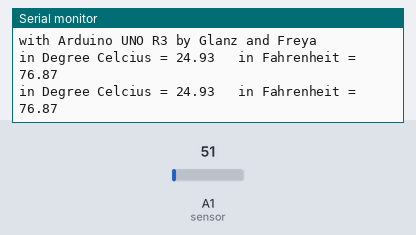
Recording of a sketch running on a simulated Arduino Uno, built with avr-gcc and run on an emulated ATmega328P. Shown: the last lines printed to the serial monitor. Inputs (shaded band) come from the test bench; at power-on: A1 (sensor) = 51.

Above: at 4.1 s.
4.2 s: A1 (sensor) set to 61
At 7.3 s:
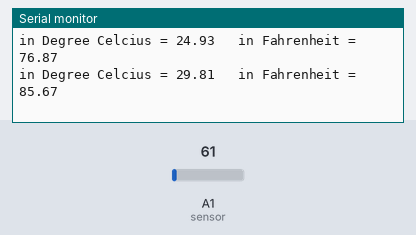
8.4 s: A1 (sensor) set to 71
At 11.1 s:
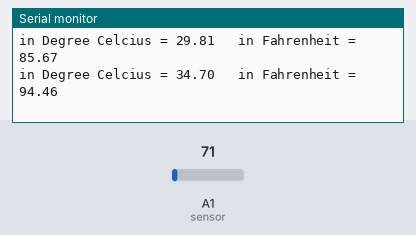
Timing chart, 0 to 12.6 s (numbered marks = the images above; inputs shaded):
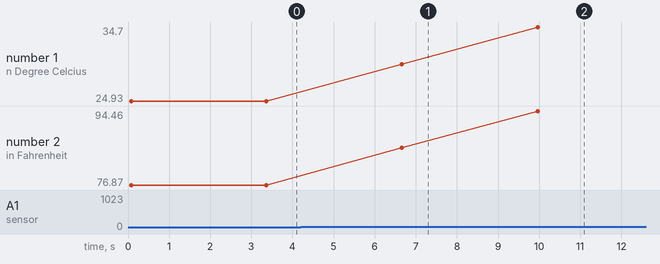

Measured:
- after the input at 4.2 s, the serial monitor: prints a new line after 2.5 s (image 1)
- after the input at 8.4 s, the serial monitor: prints a new line after 1.6 s (image 2)
- plotted number 1: 24.93 → 29.81 after the input at 4.2 s, 29.81 → 34.7 after the input at 8.4 s
- plotted number 2: 76.87 → 85.67 after the input at 4.2 s, 85.67 → 94.46 after the input at 8.4 s

The sketch:

LM35Temperature.ino
```cpp
const int sensor=A1; // Assigning analog pin A1 to variable 'sensor'
float tempc; //variable to store temperature in degree Celsius
float tempf; //variable to store temperature in Fahreinheit
float vout; //temporary variable to hold sensor reading

void setup() {
  pinMode(sensor,INPUT); // Configuring sensor pin as input
  Serial.begin(9600);
  Serial.println("LM35 Temperature Measurement");
  Serial.println("with Arduino UNO R3 by Glanz and Freya");
}

void loop() {
  vout=analogRead(sensor); //Reading the value from sensor

  vout=(vout*500)/1023;
  tempc=vout; // Storing value in Degree Celsius
  tempf=(vout*1.8)+32; // Converting to Fahrenheit

  Serial.print("in Degree Celcius = ");
  Serial.print(tempc);
  Serial.print(" ");
  Serial.print("\t");

  Serial.print("in Fahrenheit = ");
  Serial.print(tempf);
  Serial.print("\t");
  Serial.println();

  delay(3300);
}
```
